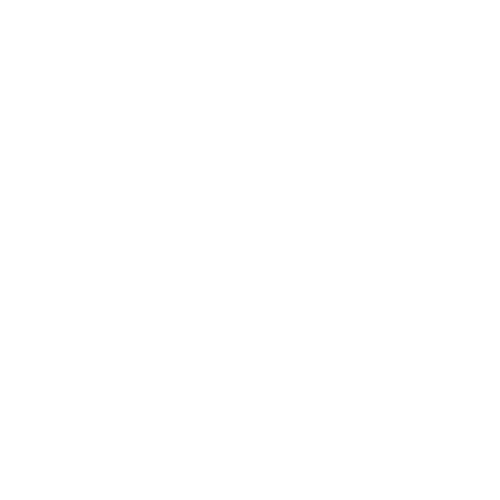
Frame 1 (no input)
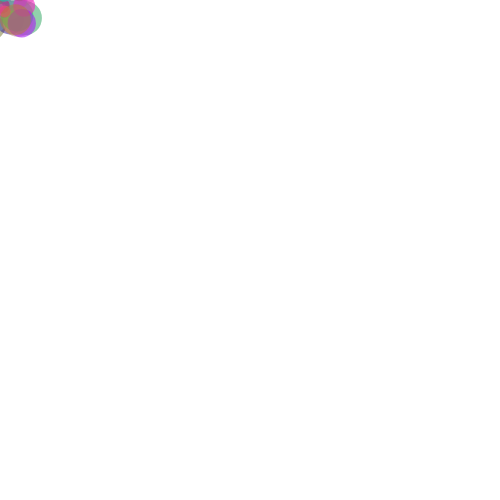
Frame 60 (no input)
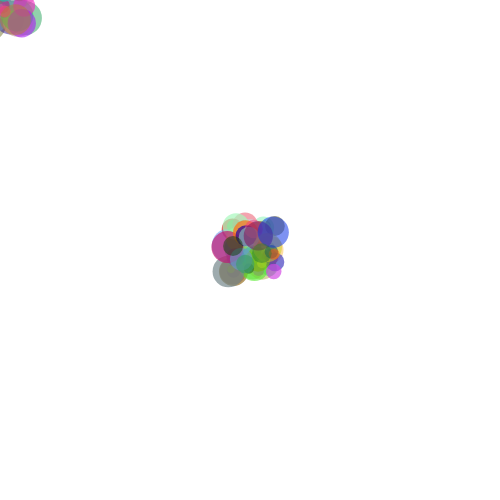
Frame 120 (the mouse pressed at the canvas centre since frame 60)

The p5.js sketch that drew these frames (run headless with seeded random() and noise() and a simulated clock; from frame 60 on, the mouse is pressed at the canvas centre):

// p5.js sketch
// ── sketch.js
function setup() {
  createCanvas(500, 500);
  background(255, 255, 255);
}

function draw() {
  let r = random(0, 255);
  let g = random(0, 255);
  let b = random(0, 255);
  let opacity = random(120, 180);

  fill(r, g, b, opacity);
  noStroke();

  let size = random(5, 35);
  let offsetX = random(-25, 25);
  let offsetY = random(-25, 25);

  ellipse(mouseX + offsetX, mouseY + offsetY, size, size);
}

function mouseClicked() {
  background(255, 255, 255);
}
